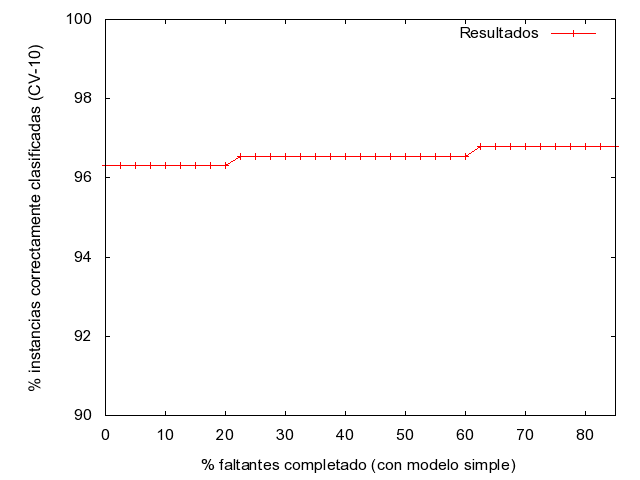

Here is the gnuplot script that generated this plot:
set xrange [0:85]
set yrange [90:100]
set xlabel "% faltantes completado (con modelo simple)"
set ylabel "% instancias correctamente clasificadas (CV-10)"
set terminal png
set output "C:\\dump\\ejercicio2\\graficos\\modelo\\J48\\J48_porcentajes.png"
plot  "C:\\dump\\ejercicio2\\tablas\\modelo\\J48_porcentajes.txt" using 1:2 title 'Resultados' with linespoints